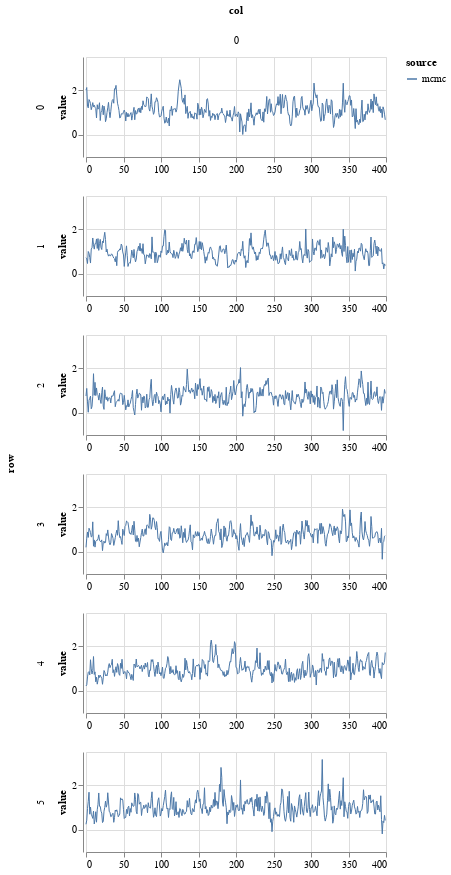

Write notebook code for a chart like this one.
### Markdown cell above
## Plot MCMC samples

### Code cell
param = 'beta'
df = get_post_df(ps[param]) 
df['source'] = 'mcmc'
plot_line(df, height=100)

### Figure 1 — Vega-Lite specification as saved in the notebook (floating-point values rounded to 4 significant figures; data arrays with more than 128 entries replaced by an {"elided": "..."} marker saying what was removed)
{"config": {"view": {"continuousWidth": 400, "continuousHeight": 300}}, "data": {"name": "data-58409eb59bc919d3d8b07487f7c06251"}, "mark": {"type": "line", "strokeWidth": 1}, "encoding": {"color": {"type": "nominal", "field": "source"}, "column": {"type": "quantitative", "field": "col"}, "row": {"type": "quantitative", "field": "row"}, "x": {"type": "quantitative", "field": "idx", "title": null}, "y": {"type": "quantitative", "field": "value"}}, "height": 100, "resolve": {"scale": {"x": "independent"}}, "width": 300, "$schema": "https://vega.github.io/schema/vega-lite/v4.8.1.json", "datasets": {"data-58409eb59bc919d3d8b07487f7c06251": {"elided": "2400 records"}}}
